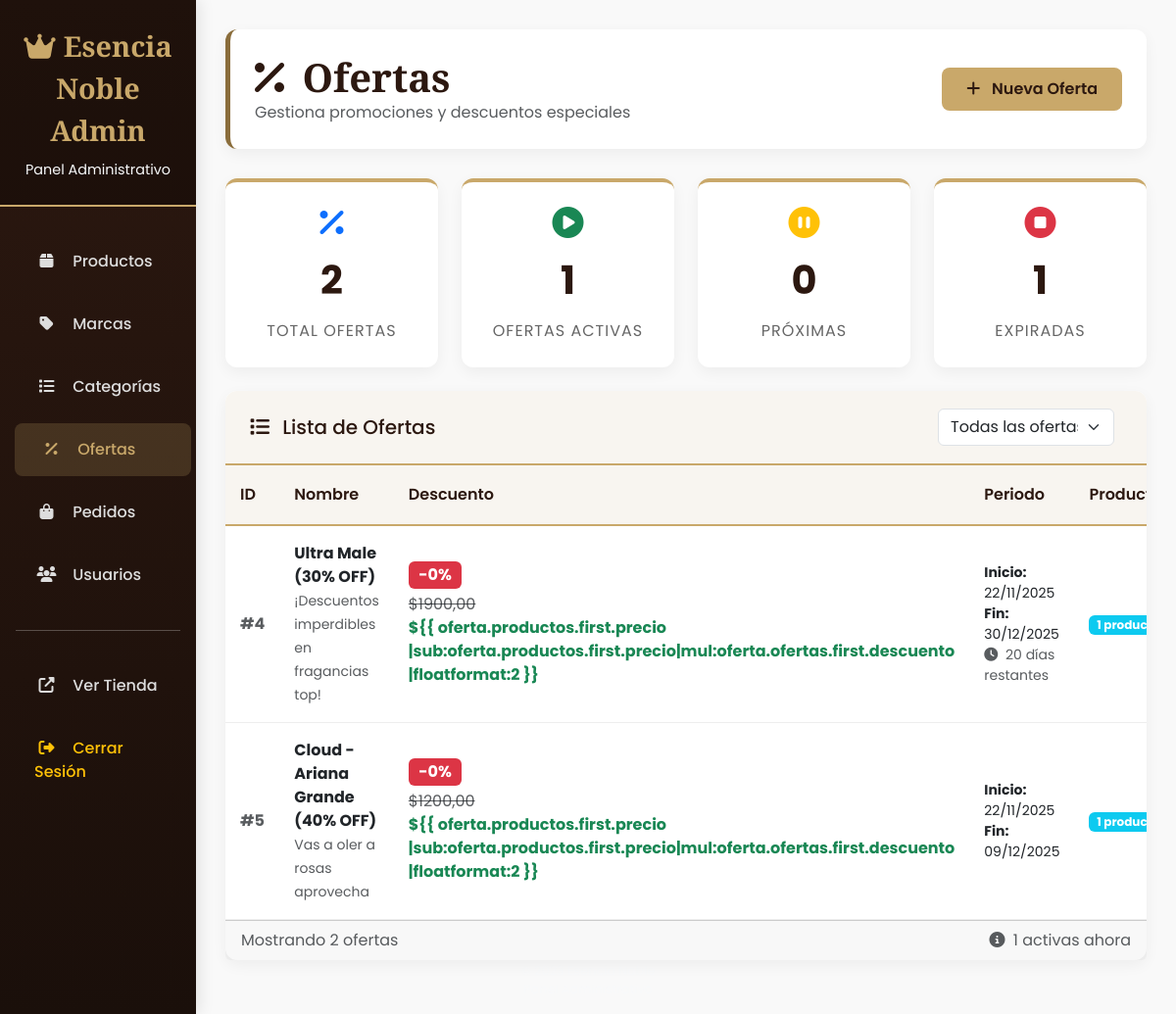
The app's page /panel/ofertas/ (signed in), older data.
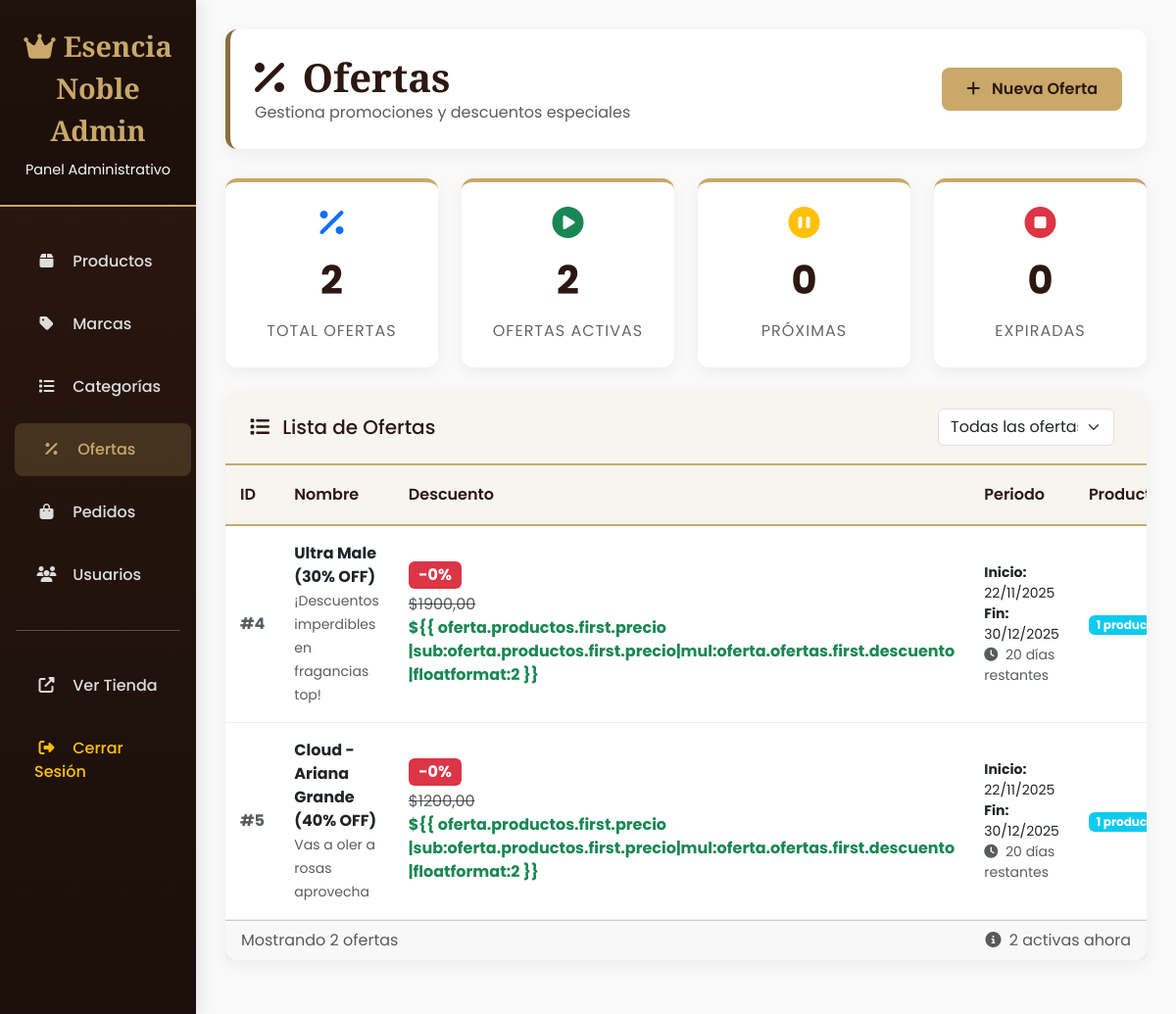
The same page, newer data.
### core/models.py (models this page shows, shortened)
class Oferta(models.Model):
    nombre = models.CharField(max_length=150)
    descripcion = models.TextField(blank=True)
    descuento = models.DecimalField(max_digits=4, decimal_places=2, help_text="usar 0.20 para 20%")
    fecha_inicio = models.DateField()
    fecha_fin = models.DateField()
    productos = models.ManyToManyField(Producto, blank=True, related_name='ofertas')
    def activo(self):
        hoy = timezone.now().date()
        return self.fecha_inicio <= hoy <= self.fecha_fin

class Producto(models.Model):
    nombre = models.CharField(max_length=200)
    slug = models.SlugField(max_length=220, unique=True)
    descripcion = models.TextField(blank=True)
    precio = models.DecimalField(max_digits=10, decimal_places=2)
    descuento_porcentaje = models.DecimalField(
        max_digits=5,
        decimal_places=2,
        default=0,
        blank=True,
        null=True,
        verbose_name="Descuento (%)"
    )
    stock = models.PositiveIntegerField(default=0)
    sku = models.CharField(max_length=50, blank=True, null=True)
    marca = models.ForeignKey(Marca, on_delete=models.PROTECT, related_name='productos')
    categoria = models.ForeignKey(Categoria, on_delete=models.SET_NULL, null=True, blank=True, related_name='productos')
    imagen = models.ImageField(upload_to='productos/', blank=True, null=True)
    creado = models.DateTimeField(auto_now_add=True)
    actualizado = models.DateTimeField(auto_now=True)

### core/views.py (the view)
# urls.py: path("panel/ofertas/", views.admin_ofertas, name="admin_ofertas"),
@login_required
@staff_member_required
def admin_ofertas(request):
    ofertas = Oferta.objects.all()
    hoy = timezone.now().date()
    ofertas_activas = []
    ofertas_pendientes = 0
    ofertas_expiradas = 0
    for oferta in ofertas:
        if oferta.fecha_inicio <= hoy <= oferta.fecha_fin:
            ofertas_activas.append(oferta)
            oferta.dias_restantes = (oferta.fecha_fin - hoy).days
        elif oferta.fecha_inicio > hoy:
            ofertas_pendientes += 1
        else:
            ofertas_expiradas += 1
    return render(request, "admin/ofertas.html", {
        "ofertas": ofertas,
        "ofertas_activas": ofertas_activas,
        "ofertas_pendientes": ofertas_pendientes,
        "ofertas_expiradas": ofertas_expiradas,
        "hoy": hoy,
    })

### core/templatetags/math_filters.py (called while the page is built)
@register.filter
def mul(value, arg):
    try:
        return float(value) * float(arg)
    except:
        return 0

### core/templates/admin/ofertas.html (shortened to what the changed rows need)
{% extends "admin/base_admin.html" %}
{% load static %}
{% load math_filters %}
{% block content %}
<div class="admin-header d-flex justify-content-between align-items-center">
    <div>
        <h1><i class="fas fa-percent me-2"></i> Ofertas</h1>
    </div>
</div>
<div class="row mb-4">
    <div class="col-md-3">
        <div class="stat-card">
            <i class="fas fa-play-circle fa-2x text-success"></i>
            <div class="stat-number">{{ ofertas_activas|length }}</div>
            <div class="stat-label">Ofertas Activas</div>
        </div>
    </div>
    <div class="col-md-3">
        <div class="stat-card">
            <i class="fas fa-stop-circle fa-2x text-danger"></i>
            <div class="stat-number">{{ ofertas_expiradas }}</div>
            <div class="stat-label">Expiradas</div>
        </div>
    </div>
</div>
<div class="card admin-card">
    <div class="card-body p-0">
        <div class="table-responsive">
            <table class="table table-admin mb-0" id="ofertasTable">
                <thead>
                    <tr>
                        <th width="80">ID</th>
                        <th>Nombre</th>
                        <th>Descuento</th>
                        <th>Periodo</th>
                        <th>Productos</th>
                    </tr>
                </thead>
                <tbody>
                    {% for oferta in ofertas %}
                    <tr class="oferta-row" data-status="{% if oferta.activo %}active{% elif oferta.fecha_inicio > hoy %}pending{% else %}expired{% endif %}">
                        <td class="fw-bold text-muted">#{{ oferta.id }}</td>
                        <td>
                            <strong>{{ oferta.nombre }}</strong>
                            {% if oferta.descripcion %}
                            <br><small class="text-muted">{{ oferta.descripcion|truncatechars:50 }}</small>
                            {% endif %}
                        </td>
                        <td>
                            <span class="badge bg-danger fs-6">
                                -{{ oferta.ofertas.first.descuento|mul:100|floatformat:0 }}%
                            </span>
                            <div class="text-muted text-decoration-line-through mt-1">
                                ${{ oferta.productos.first.precio }}
                            </div>
                            <div class="text-success fw-bold">
                                ${{ oferta.productos.first.precio
                                    |sub:oferta.productos.first.precio|mul:oferta.ofertas.first.descuento
                                    |floatformat:2 }}
                            </div>
                        </td>
                        <td>
                            <div class="small">
                                <div><strong>Inicio:</strong> {{ oferta.fecha_inicio|date:"d/m/Y" }}</div>
                                <div><strong>Fin:</strong> {{ oferta.fecha_fin|date:"d/m/Y" }}</div>
                                <div class="text-muted">
                                    {% if oferta.activo %}
                                    <i class="fas fa-clock me-1"></i> {{ oferta.dias_restantes }} días restantes
                                    {% endif %}
                                </div>
                            </div>
                        </td>
                        <td>
                            <span class="badge bg-info">
                                {{ oferta.productos.count }} productos
                            </span>
                        </td>
                    </tr>
                    {% endfor %}
                </tbody>
            </table>
        </div>
    </div>
    {% if ofertas %}
    <div class="card-footer">
        <div class="d-flex justify-content-between align-items-center">
            <div class="text-muted">
                Mostrando {{ ofertas|length }} ofertas
            </div>
            <div class="text-muted">
                <i class="fas fa-info-circle me-1"></i> {{ ofertas_activas|length }} activas ahora
            </div>
        </div>
    </div>
    {% endif %}
</div>
{% endblock %}

Row changes from the older to the newer data that the page shows:
changed Oferta "Cloud - Ariana Grande (40% OFF)": fecha_fin "09/12/2025" → "30/12/2025"; dias_restantes (not shown) → "20"
Text that changed along with them:
{{ ofertas_activas|length }}: "1" → "2"
{{ ofertas_expiradas }}: "1" → "0"
